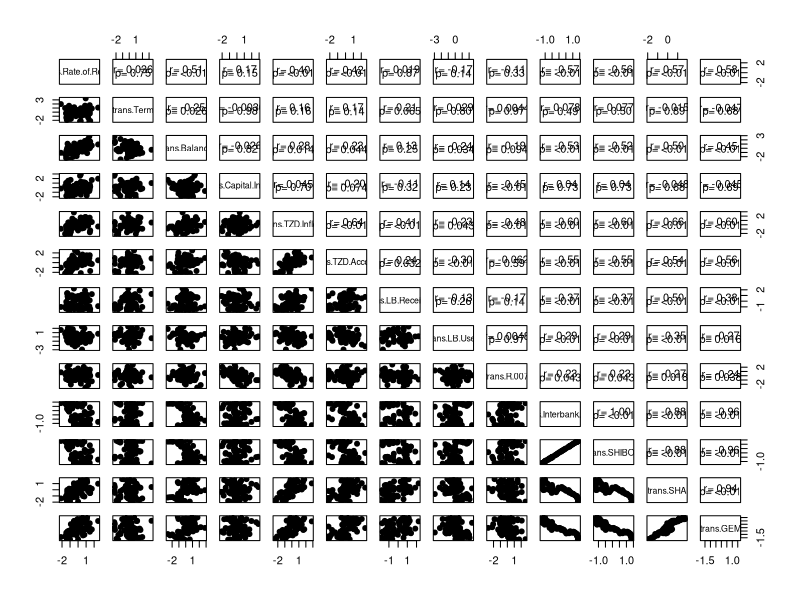

Source code (R): (Note: this script raises an error after producing the figure.)
## ---- chunk 1
setwd("/Users/ewenwang/Dropbox/Data Science/DMAIC/Case Study/3-Analyze")

require(dplyr)

df = data.frame(read.csv("data.csv", header = T)[-c(1:4),-c(2:3)])
## ---- chunk 2
require(caret)

trans = preProcess(df[,-1], c("BoxCox", "center", "scale"))
predictorsTrans = data.frame(trans = predict(trans, df[,-1]))

X = predictorsTrans[,-1]
y = predictorsTrans[,1]
trans.df = data.frame(data = df[,1], y, X)
## ---- chunk 3
panel.cor <- function(x, y, digits = 2, cex.cor, ...) {
  usr <- par("usr")
  on.exit(par(usr))
  par(usr = c(0, 1, 0, 1))
  # correlation coefficient
  r <- cor(x, y)
  txt <- format(c(r, 0.123456789), digits = digits)[1]
  txt <- paste("r= ", txt, sep = "")
  text(0.5, 0.6, txt)
  # p-value calculation
  p <- cor.test(x, y)$p.value
  txt2 <- format(c(p, 0.123456789), digits = digits)[1]
  txt2 <- paste("p= ", txt2, sep = "")
  if (p < 0.01) 
    txt2 <- paste("p= ", "<0.01", sep = "")
  text(0.5, 0.4, txt2)
}

pairs(X, pch = 19, upper.panel = panel.cor)
## ---- chunk 4
require(ggplot2)
require(reshape2)

meltdf <- melt(predictorsTrans, "date")
ggplot(meltdf,aes(x=date,y=value,colour=variable,group=variable)) +
  geom_line()

meltdf <- melt(predictorsTrans, "date")
ggplot(meltdf,aes(x=date,y=value,colour=variable,group=variable)) +
  geom_line()

meltdf <- melt(predictorsTrans, "date")
ggplot(meltdf,aes(x=date,y=value,colour=variable,group=variable)) +
  geom_line()

meltdf <- melt(predictorsTrans, "date")
ggplot(meltdf,aes(x=date,y=value,colour=variable,group=variable)) +
  geom_line()
